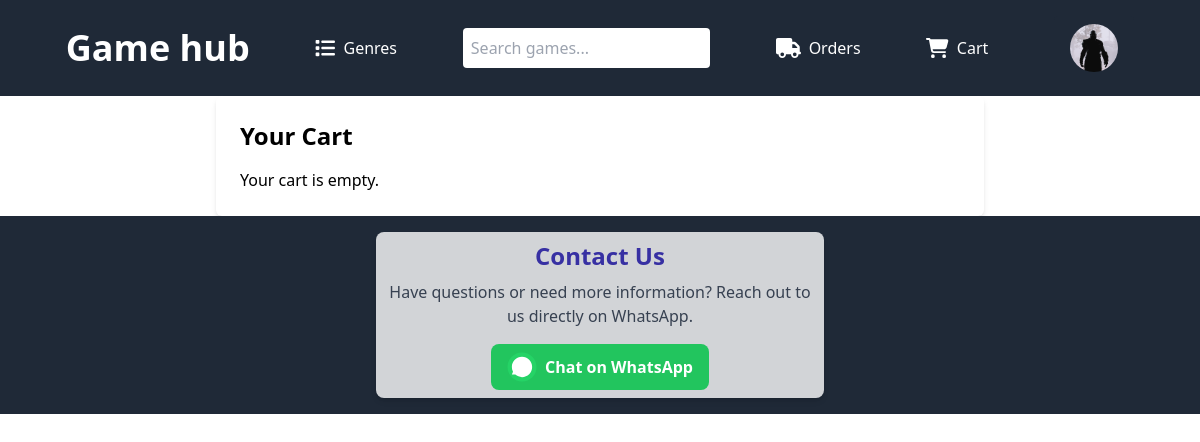
/cart/ (signed in), run on an earlier commit of the app's database.
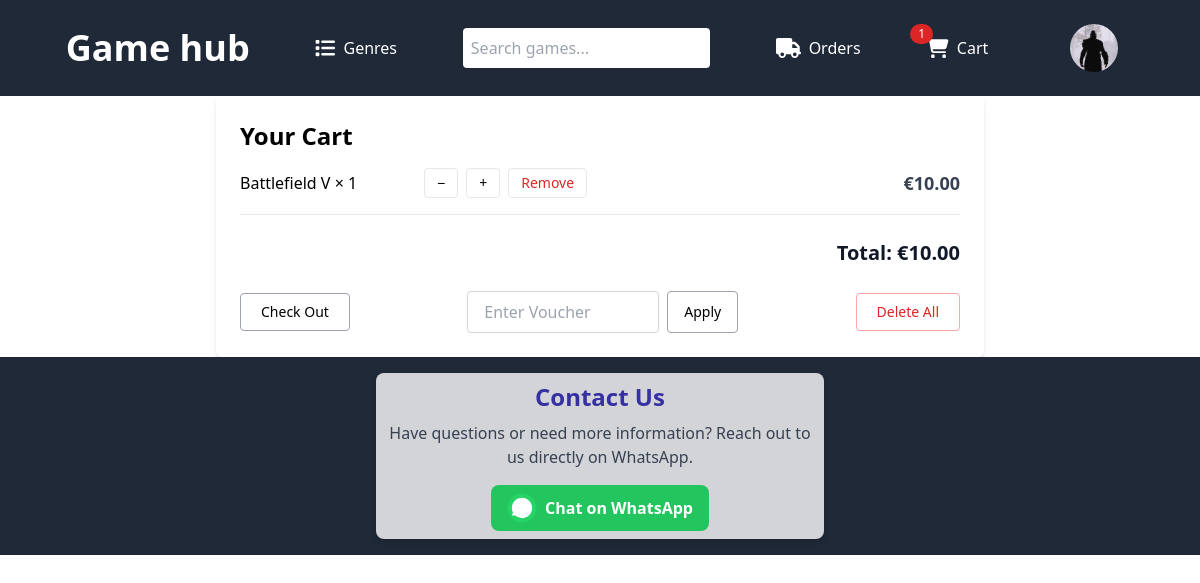
And on a later commit of the database.
### game/models.py (models this page shows, shortened)
class CartItem(models.Model):
    game = models.ForeignKey(Game, on_delete=models.CASCADE)
    quantity = models.PositiveIntegerField(default=1)
    user = models.ForeignKey(settings.AUTH_USER_MODEL, on_delete=models.CASCADE)
    voucher_discount = models.DecimalField(max_digits=10, decimal_places=2,null = True)
    voucher_used = models.ForeignKey(Voucher,null=True,on_delete=models.CASCADE)
    def total_price(self):
        unit_price = self.game.discounted_price()
        if self.voucher_discount:
            unit_price *= (1 - self.voucher_discount / 100)
        return unit_price * self.quantity

class Game(models.Model):
    title = models.CharField(max_length=50)
    description = models.TextField()
    genres = models.ManyToManyField(Game_Genre, related_name= 'GENRE_CHOICES')
    release_date = models.DateField()
    image = models.ImageField(upload_to='games_images', blank=True, null=True, help_text="Upload an image file")
    image_url = models.URLField(blank=True, null=True, help_text="Or provide an image URL")
    price = models.DecimalField(max_digits=10, decimal_places=2)
    console = models.CharField(max_length=50, choices=Console_CHOICES)
    trailer = models.URLField(default='', blank=True)
    min_age = models.IntegerField(
        choices=MIN_AGE_CHOICES,
        default=0
    )
    discount = models.DecimalField(
        max_digits=4, decimal_places=2,
        default=0.0, blank=True
    )
    min_cpu = models.CharField(max_length=100, default="N/A", blank=True, verbose_name="Minimum CPU")
    min_gpu = models.CharField(max_length=100, default="N/A", blank=True, verbose_name="Minimum GPU")
    min_ram = models.CharField(max_length=20, default="N/A", blank=True, verbose_name="Minimum RAM")
    min_storage = models.CharField(max_length=20, default="N/A", blank=True, verbose_name="Minimum Storage")
    rec_cpu = models.CharField(max_length=100, default="N/A", blank=True, verbose_name="Recommended CPU")
    rec_gpu = models.CharField(max_length=100, default="N/A", blank=True, verbose_name="Recommended GPU")
    rec_ram = models.CharField(max_length=20, default="N/A", blank=True, verbose_name="Recommended RAM")
    rec_storage = models.CharField(max_length=20, default="N/A", blank=True, verbose_name="Recommended Storage")
    def discounted_price(self):
        if self.discount > 0:
            price = (self.price * (1 - self.discount / 100))
        else:
            price = self.price
        return price

### game/views.py (the view)
# urls.py: path('cart/', views.view_cart, name='view_cart'),
def view_cart(request):
    genres = Game_Genre.objects.all()
    if not request.user.is_authenticated:
        return render(request, 'cart.html',{"genres": genres})
    cart_items = CartItem.objects.filter(user=request.user)
    total = sum(item.total_price() for item in cart_items)
    total_items = sum(item.quantity for item in cart_items)
    genres = Game_Genre.objects.all()
    coupon_applied = next((item.voucher_used for item in cart_items if item.voucher_used), None)
    context = {
        'cart_items': cart_items,
        'total': total,
        'items': total_items,
        'coupon_applied': coupon_applied,
        'genres': genres,
    }
    return render(request, 'cart.html', context)

### game/models.py (called while the page is built)
    def __str__(self):
        return self.genre

### game/templates/cart.html (shortened to what this page needs)
{% extends "base.html" %}
{% block content %}
  {% if not user.is_authenticated %}
    <div class="bg-yellow-100 text-yellow-800 border border-yellow-300 p-4 rounded mb-6">
      You need to <a href="{% url 'login' %}" class="underline text-blue-600">log in</a> to add or view items in your cart.
    </div>
  {% else %}
    <div class="max-w-3xl mx-auto p-6 bg-white shadow-md rounded-md">
      <h1 class="text-2xl font-bold mb-4">Your Cart</h1>
      {% if cart_items %}
      {% with total_before=0 %}
      <ul class="space-y-4">
        {% for item in cart_items %}
          {% widthratio item.game.discounted_price 1 item.quantity as before_total %}
          {% with total_before=total_before|add:before_total %}
          <li class="grid grid-cols-4 items-center gap-4 border-b pb-4">
            <div class="col-span-1 font-medium">
              {{ item.game.title }} × {{ item.quantity }} <br>
            </div>
            <div class="col-span-2 flex gap-2">
              <form method="post" action="{% url 'decrease_quantity' item.pk %}">
                <button type="submit" class="text-sm px-3 py-1 border rounded hover:bg-gray-200">−</button>
              </form>
              <form method="post" action="{% url 'increase_quantity' item.pk %}">
                <button type="submit" class="text-sm px-3 py-1 border rounded hover:bg-gray-200">+</button>
              </form>
              <form method="post" action="{% url 'remove_from_cart' item.pk %}">
                <button type="submit" class="text-sm px-3 py-1 border text-red-600 rounded hover:bg-red-100">Remove</button>
              </form>
            </div>
            <div class="text-right font-semibold text-gray-700 text-lg">
              €{{ item.total_price|floatformat:2 }}
            </div>
          </li>
          {% endwith %}
        {% endfor %}
      </ul>
      <div class="flex justify-end mt-6 space-x-4 items-baseline">
        <p class="text-xl font-bold text-gray-900">
          Total: €{{ total|floatformat:2 }}
        </p>
      </div>
      {% endwith %}
      <div class="flex flex-col md:flex-row justify-between items-start md:items-center gap-4 mt-6">
        <a href="{% url 'checkout_form' %}">
          <button class="text-sm px-5 py-2 border border-gray-400 rounded hover:bg-gray-100">
            Check Out
          </button>
        </a>
        <div class="flex flex-col sm:flex-row items-center gap-2">
          <form method="post" action="{% url 'apply-voucher' %}" class="flex gap-2">
            <input
              type="text"
              name="coupon"
              id="voucherInput"
              placeholder="{{ coupon_applied|default:'Enter Voucher' }}"
              class="rounded border border-gray-300 px-4 py-2 focus:outline-none focus:ring-2 focus:ring-blue-500 w-48"
            >
            {% if not coupon_applied %}
            <button
              type="submit"
              id="applyVoucherBtn"
              class="text-sm px-4 py-2 border border-gray-400 rounded hover:bg-gray-100"
              name="apply"
            >
              Apply
            </button>
            {% endif %}
          </form>
        </div>
        <form method="post" action="{% url 'delete_all_cart_items' %}">
          <button type="submit" class="text-sm px-5 py-2 border border-red-300 text-red-600 rounded hover:bg-red-100">
            Delete All
          </button>
        </form>
      </div>
      {% else %}
      <p>Your cart is empty.</p>
      {% endif %}
    </div>
  {% endif %}
{% endblock %}

### game/templates/base.html (shortened to what this page needs)
<!DOCTYPE html>
<html lang="en">
<head>
  <script src="https://cdn.tailwindcss.com"></script>
</head>
<body>
  <nav class="bg-gray-800 text-white">
    <ul class="flex p-4 justify-evenly gap-4 items-center">
      <li><a href="{% url 'home' %}">
          <h1 class="text-4xl font-bold">Game hub</h1>
        </a></li>
      <li class="relative group">
        <a href="#" class="flex items-center gap-2">
          Genres
        </a>
      </li>
      <li>
        <form action="{% url 'home' %}" method="get" class="flex items-center justify-center">
          <input type="text" name="search" placeholder="Search games..." class="p-2 rounded text-black">
        </form>
      </li>
      <li><a href="{% url 'view_orders' %}" class="flex items-center gap-2"> Orders</a>
      </li>
     <li class="relative">
  <a href="{% url 'view_cart' %}" class="flex items-center gap-2 relative">
    Cart
    {% if items > 0 %}
    <span class="absolute -top-3 -left-4 bg-red-600 text-white text-xs px-2 py-0.5 rounded-full">
      {{ items }}
    </span>
    {% endif %}
  </a>
</li>
  {% if user.is_authenticated %}
           <div class="relative group inline-block text-white">
  <div class="italic font-bold px-4 py-2 bg-gray-800 rounded-t cursor-pointer flex gap-2">
  {% if user.profile_picture %}
    <img src="{{ user.profile_picture.url }}" alt="" class="w-12 h-12 rounded-full object-cover">
    {% else %}
     <img src="https://static.vecteezy.com/system/resources/thumbnails/024/983/914/small_2x/simple-user-default-icon-free-png.png" alt="" class="w-12 h-12 rounded-full object-cover">
    {% endif %}
  </div>
</div>
        {% else %}
      <div class="flex gap-4">
          <li><a href="{%url 'register'%}" class="flex items-center gap-2">Register</a></li>
          /
          <li><a href="{%url 'login'%}" class="flex items-center gap-2">Login</a></li>
    </div>
      {% endif %}
    </ul>
  </nav>
  {% block content %}{% endblock content%}
  <footer class="bg-gray-800 text-white p-4 text-center">
   <div class="flex flex-col items-center text-center p-2 bg-white bg-opacity-80 rounded-lg shadow-md max-w-md mx-auto">
  <h2 class="text-2xl font-bold mb-2 text-indigo-800">Contact Us</h2>
  <p class="text-gray-700 mb-4">
    Have questions or need more information?
    Reach out to us directly on WhatsApp.
  </p>
  <a href="https://wa.me/+355693210113?text=Hello%2C%20I%20visited%20your%20site%20and%20want%20more%20info"
     target="_blank"
     class="flex items-center gap-2 bg-green-500 hover:bg-green-600 text-white font-semibold py-2 px-4 rounded-lg transition duration-200">
    Chat on WhatsApp
  </a>
</div>
</body>
</html>

What changed in the data, as far as the page shows it:
added CartItem: game "Battlefield V", quantity "1", total_price "10.00"
Also different on the page:
{{ items }}: (not shown) → "1"
{{ total|floatformat:2 }}: (not shown) → "10.00"
form field coupon: (not shown) → "Enter Voucher"
text no longer shown: "Your cart is empty."
text now shown: "Total: € Check Out Apply Delete All"
